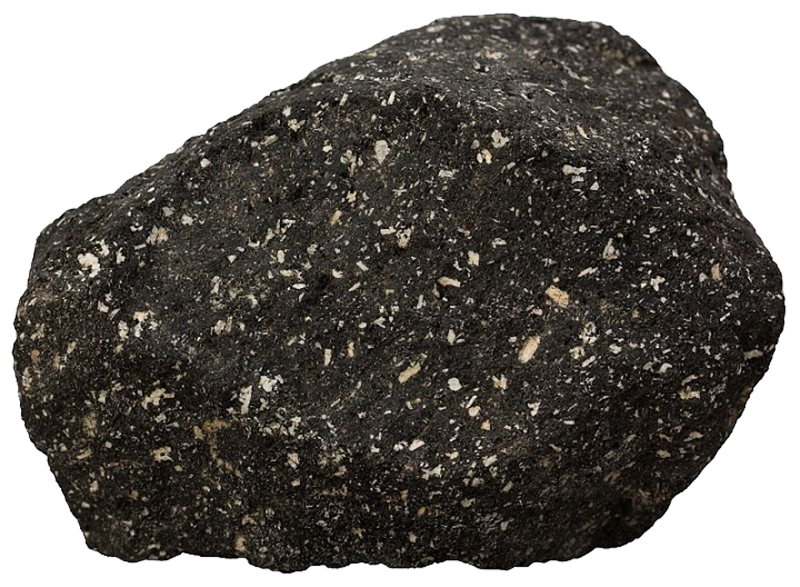
#> input picture collection/igneous/I_Andesite/I_Andesite_01.png, 800 x 587 px; its folder holds only this picture in this run
$ python -i loader.py   (imports and definitions only)   (older library calls are emulated)
#> lines starting #> are read from the running program, lines starting #| are printed output that depends on the picture
#> further down, picture is the input picture: PIL image 800x587 RGBA; mean R, G, B, A 96.4, 92.8, 88.1, 179.8
from PIL import Image
import numpy as np
import random
import io, os, sys

limit_size = 2 * 3 * 5 * 7

# Rocks used for testing (numbered 1-360)
vals = [6, 14, 34, 39, 59, 69, 73, 95, 102, 119, 127, 144, 151, 164, 172, 188, 201, 213, 218, 237, 250, 263, 267, 284, 300, 309, 314, 336, 348, 352]

# Correction of the hitherto numbers to clamp them within 0-359 for array index calling later
tvals = [x - 1 for x in vals]

# Resource Loading
# [225 lines left out: functions get_nosofsky_similarities, get_transformed_ratings, check_file, reset, rand_arr, make_one_hot and 8 more, not called in this run]

trans_count = 0
def apply_transform(image, translation='CENTER', rotation=0, flip=0, to_xyz=True, pad=True, rgba=False):
    """Applies a variation of transformations on a given image, including translation, rotation, flipping, xyz-ing, and padding (as opposed to cropping)"""
#> called with translation = 'CENTER', rotation = 0, flip = 0, to_xyz = True, pad = True, rgba = False
    global trans_count
    aspect = float(image.width) / float(image.height)
#> aspect = 1.36

    if rotation != 0:
        image = image.rotate(rotation)
    if flip == 1 or flip == 3:
        image = image.transpose(Image.FLIP_LEFT_RIGHT)
    if flip == 2 or flip == 3:
        image = image.transpose(Image.FLIP_TOP_BOTTOM)

    if image.width > image.height:
        image = image.resize((limit_size, int(limit_size / aspect)))
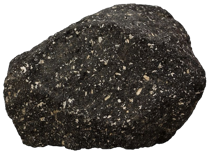
#> image: PIL image 210x154 RGBA; mean R, G, B, A 41.2, 37.7, 33.6, 179.8; transparent parts drawn white
    elif image.width < image.height:
        image = image.resize((int(limit_size * aspect), limit_size))

    backing = Image.new('RGBA' if rgba else 'RGB', (limit_size, limit_size), (0, 0, 0, 0) if rgba else (0, 0, 0))
#> backing: PIL image 210x210 RGB; every value is 0

    #backing.paste( im, (int((backing.width - im.width) / 2), int((backing.height - im.height) / 2), im.width, im.height) )

    if pad:
        left, top = 0, 0
        if translation == 'CENTER':
            left = int((backing.width - image.width) / 2); top = int((backing.height - image.height) / 2)
#> after `left = int((backing.width - image.width) / 2)`: left = 0
#> after `top = int((backing.height - image.height) / 2)`: top = 28
        elif translation == 'RANDOM':
            left = int(random.random() * (backing.width - image.width)); top = int(random.random() * (backing.height - image.height))
        backing.paste(image, (left, top, image.width + left, image.height + top))
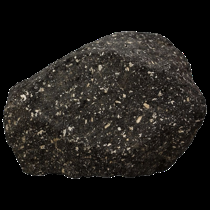
#> backing: PIL image 210x210 RGB; mean R, G, B 30.2, 27.7, 24.6
    else:
        left, top = 0, 0
        if translation == 'CENTER':
            mxw = max(backing.width, image.width); mnw = min(backing.width, image.width)
            mxh = max(backing.height, image.height); mnh = min(backing.height, image.height)

            left = int((mxw - mnw) / 2); top = int((mxh - mnh) / 2)
        elif translation == 'RANDOM':
            left = int(random.random() * (backing.width - image.width)); top = int(random.random() * (backing.height - image.height))

        backing = image.crop(( left, top, left + backing.width, top + backing.height ))

    # [4 lines of commented-out code are left out]

    if not rgba and to_xyz:
        rgb2xyz = (
            0.412453, 0.357580, 0.180423, 0,
            0.212671, 0.715160, 0.072169, 0,
            0.019334, 0.119193, 0.950227, 0 )
        backing = backing.convert("RGB", rgb2xyz)

    return np.mat(backing.getdata()) / 255

# [37 lines left out: functions scramble_samples, token, not called in this run]

def layer_to_image(arr):
    return Image.fromarray((np.array(arr) * 255).astype(np.uint8)).convert('RGBA')

>>> from PIL import Image
>>> picture = Image.open('../../collection/igneous/I_Andesite/I_Andesite_01.png')
>>> result = apply_transform(picture)

$ run again, on collection/igneous/I_Andesite/I_Andesite_02.png
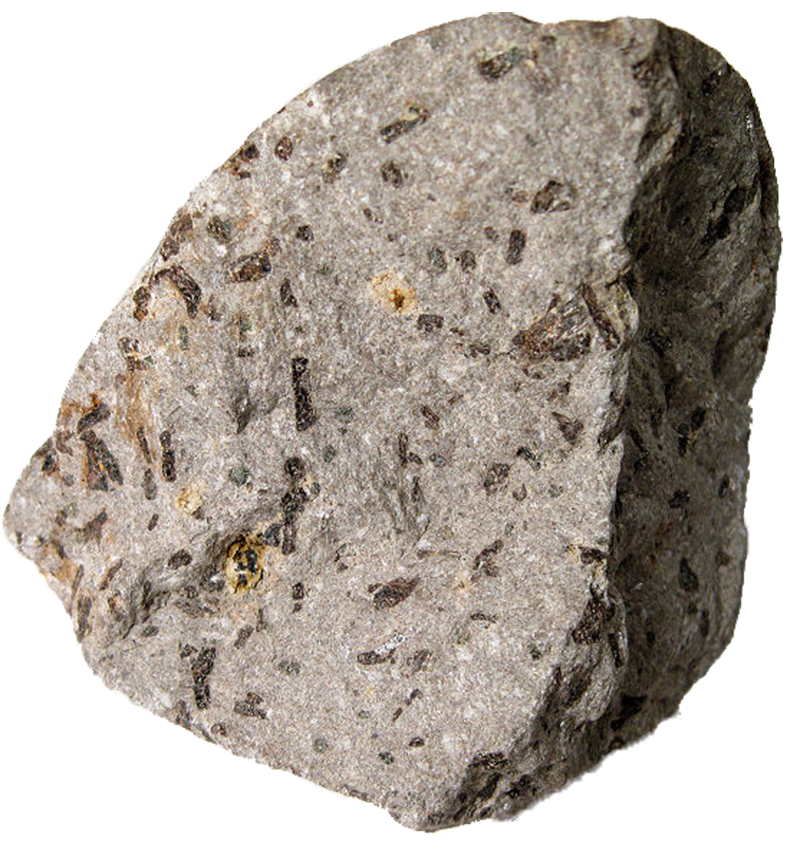
#> input picture collection/igneous/I_Andesite/I_Andesite_02.png, 800 x 850 px
#> picture is the input picture: PIL image 800x850 RGBA; mean R, G, B, A 161.5, 151.8, 140.5, 173.2
#> in apply_transform, `image = image.resize((int(limit_size * aspect), limit_size))`:
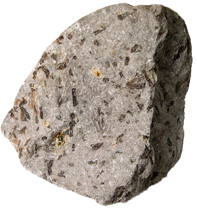
#> image: PIL image 197x210 RGBA; mean R, G, B, A 101, 92.7, 84.5, 173.2; transparent parts drawn white
#> in apply_transform, `backing = backing.convert("RGB", rgb2xyz)`:
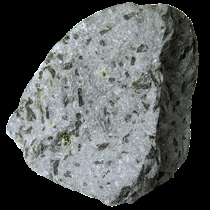
#> backing: PIL image 210x210 RGB; mean R, G, B 84.5, 88.1, 87.5

$ run again, on collection/igneous/I_Andesite/I_Andesite_03.png
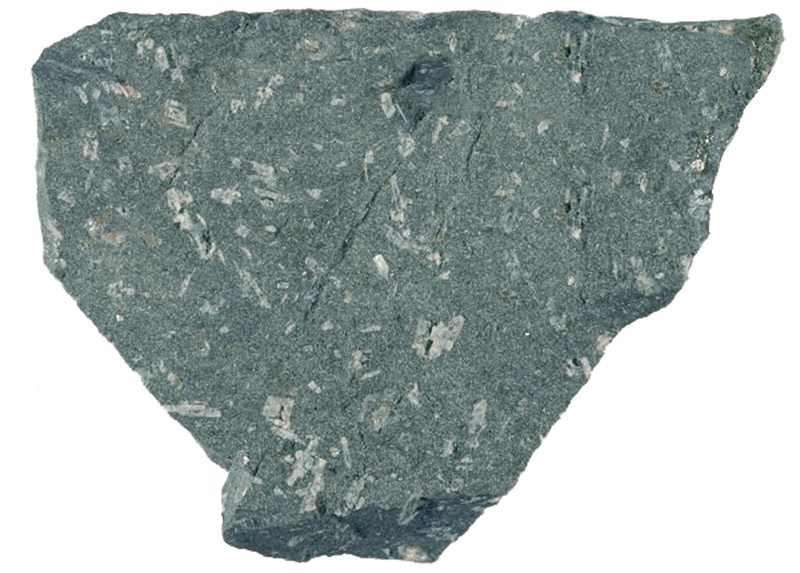
#> input picture collection/igneous/I_Andesite/I_Andesite_03.png, 800 x 573 px
#> picture is the input picture: PIL image 800x573 RGBA; mean R, G, B, A 141, 153.2, 151.3, 163.4
#> in apply_transform, `image = image.resize((limit_size, int(limit_size / aspect)))`:
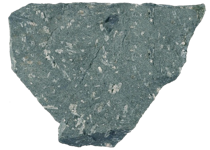
#> image: PIL image 210x150 RGBA; mean R, G, B, A 70.2, 81.2, 80, 163.4; transparent parts drawn white
#> in apply_transform, `backing.paste(image, (left, top, image.width + left, image.height + to..`:
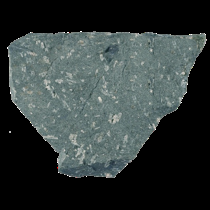
#> backing: PIL image 210x210 RGB; mean R, G, B 50.2, 58, 57.1

$ run again, on collection/igneous/I_Andesite/I_Andesite_04.png
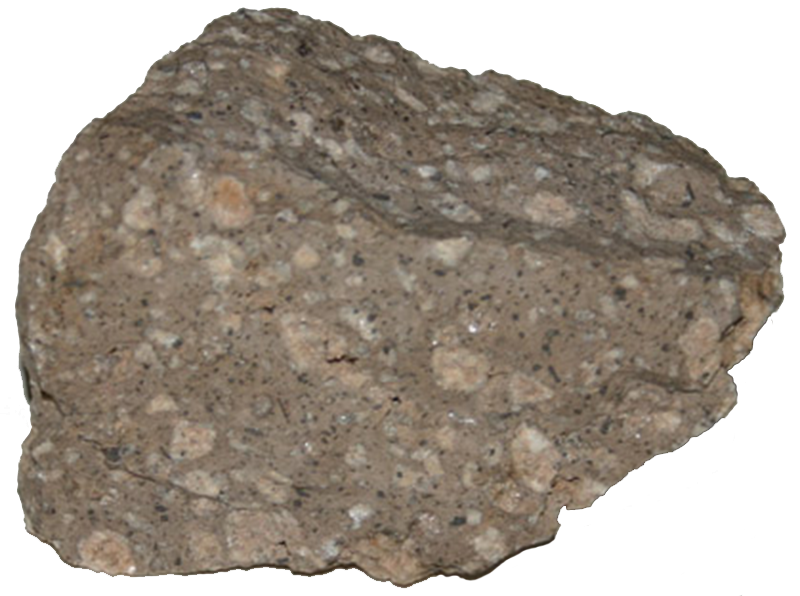
#> input picture collection/igneous/I_Andesite/I_Andesite_04.png, 800 x 596 px
#> picture is the input picture: PIL image 800x596 RGBA; mean R, G, B, A 165.5, 155.9, 145.4, 179.8
#> in apply_transform, `image = image.resize((limit_size, int(limit_size / aspect)))`:
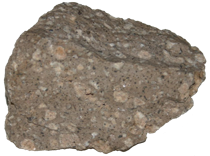
#> image: PIL image 210x156 RGBA; mean R, G, B, A 92.8, 83.2, 72.6, 179.8; transparent parts drawn white
#> in apply_transform, `backing = backing.convert("RGB", rgb2xyz)`:
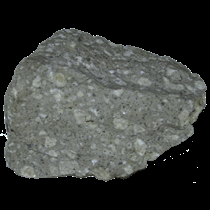
#> backing: PIL image 210x210 RGB; mean R, G, B 60.3, 62.8, 59.9
